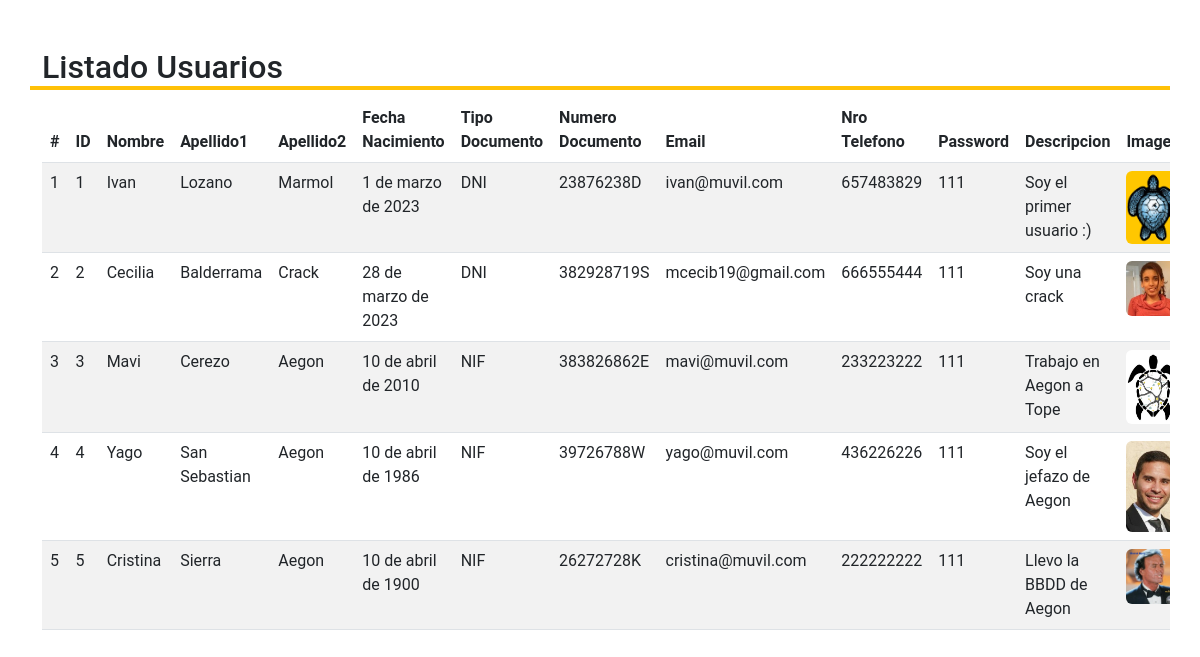
Before: /listado_usuarios/ with the older database file.
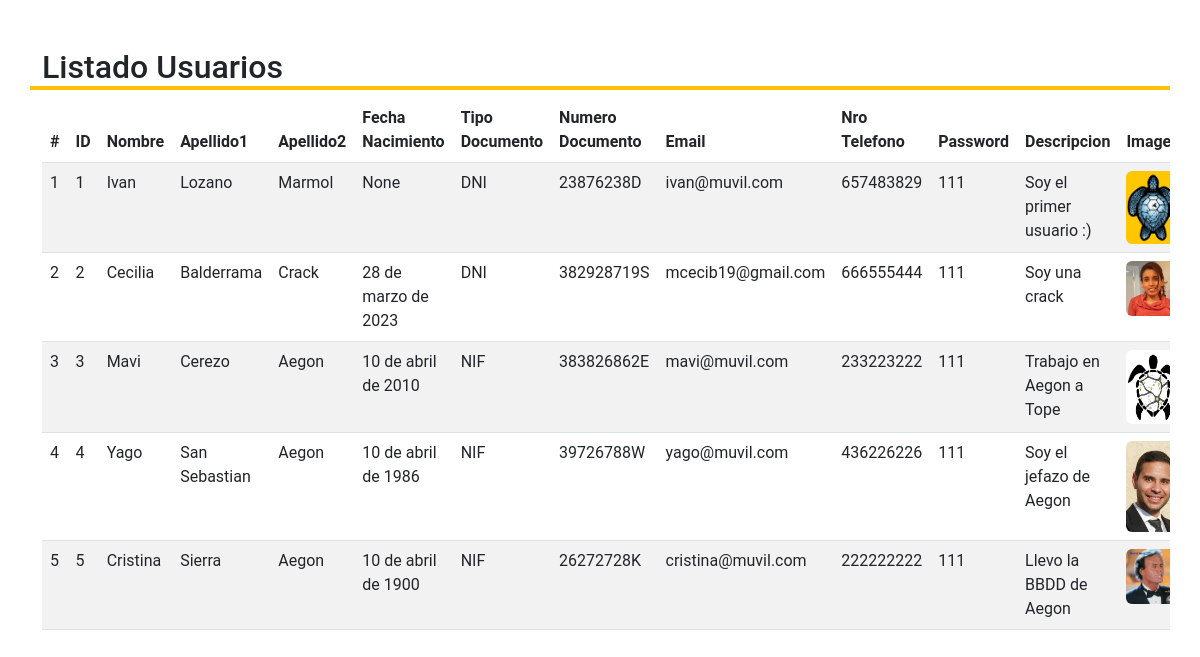
After: the same page with the newer database file.
### Aplicaciones/FrontEnd/models.py (models this page shows, shortened)
class Personas (models.Model):
    nombre = models.CharField(max_length=64)
    apellido1 = models.CharField(max_length=64)
    apellido2 = models.CharField(max_length=64, blank=True, null=True)
    fec_nacimiento = models.DateField(blank=True, null=True)
    tipo_documento = models.CharField (max_length=8)
    numero_documento = models.CharField(max_length=32)
    email = models.CharField(max_length=320)
    numero_telefono = models.PositiveIntegerField(validators=[MaxValueValidator(999999999)])
    genero = models.CharField(max_length=1, choices=genero, default='F', blank=True, null=True)
    password = models.CharField(max_length=30, default='<NO_PASSWORD>')
    puntuacion = models.DecimalField(max_digits=2, decimal_places=1, default=3.5, blank=True, null=True)
    prestigio = models.CharField(max_length=2, choices=prestigio, default='B', blank=True, null=True)
    numero_opiniones = models.PositiveIntegerField(default = '0', blank=True, null=True)
    descripcion = models.CharField(max_length=3000, blank=True, null=True)
    imagen = models.ImageField(upload_to='images/users_profile', default="images/users_profile/avatar-mujer.jpg")
    pref_conversacion = models.PositiveIntegerField(default='1')
    pref_musica = models.PositiveIntegerField(default='1')
    pref_mascota = models.PositiveIntegerField(default='1')
    pref_fumar = models.PositiveIntegerField(default='1')
    pref_comida = models.PositiveIntegerField(default='1')
    notif_noticiasofertas = models.PositiveIntegerField(default='3')
    notif_opiniones = models.PositiveIntegerField(default='3')
    notif_reservas = models.PositiveIntegerField(default='3')
    fec_created = models.DateTimeField(auto_now_add=True)
    fec_updated = models.DateTimeField(auto_now=True)
    class Meta:
        verbose_name = 'personas'
        verbose_name_plural = 'personas'

### Aplicaciones/FrontEnd/views.py (the view)
# urls.py: path('listado_usuarios/', v_listado_usuarios, name='n_listado_usuarios'),
def v_listado_usuarios(request):
    usuariosListados = Personas.objects.all()
    args = {"usuarios": usuariosListados}
    return render(request, "listado_usuarios.html", args)

### Aplicaciones/FrontEnd/templates/listado_usuarios.html (shortened to what this page needs)
{% load static %}
<!DOCTYPE html>
<html lang="en">
<head>
</head>
<body>
	{% include "index.html" %}
	<div class="container mt-5">
		<div class="row">
			<h2 class="border-bottom border-warning border-4">Listado Usuarios</h2>
			<div class="table-responsive">
                <form method="POST" role="form" class="form-inline" enctype="multipart/form-data">
                <table class="table table-striped">
            	      <thead>
                      <tr>
                          <th>#</th>
						  <th>ID</th>
                          <th>Nombre</th>
                          <th>Apellido1</th>
                          <th>Apellido2</th>
                          <th>Fecha Nacimiento</th>
                          <th>Tipo Documento</th>
                          <th>Numero Documento</th>
                          <th>Email</th>
                          <th>Nro Telefono</th>
                          <th>Password</th>
						  <th>Descripcion</th>
						  <th>Imagen</th>
                      </tr>
					 </thead>
					 <tbody>
                        {% for c in usuarios %}
                        <tr>
                            <td>{{forloop.counter}}</td>
							<td>{{c.id}}</td>
                            <td>{{c.nombre}}</td>
                            <td>{{c.apellido1}}</td>
                            <td>{{c.apellido2}}</td>
                            <td>{{c.fec_nacimiento}}</td>
                            <td>{{c.tipo_documento}}</td>
                            <td>{{c.numero_documento}}</td>
                            <td>{{c.email}}</td>
                            <td>{{c.numero_telefono}}</td>
                            <td>{{c.password}}</td>
							<td>{{c.descripcion}}</td>
                            <td>
                            {% if c.imagen %}
                                <div class="img-container">
                                    <img class="rounded" src="{{ c.imagen.url }}">
                                </div>
                            {% endif %}
                            </td>
                        </tr>
                        {% endfor %}
                     </tbody>
                 </table>
                </form>
			</div>
		</div>
	</div>
</body>
</html>

Changed rows visible on the page:
changed Personas "Ivan": fec_nacimiento "1 de marzo de 2023" → "None"
